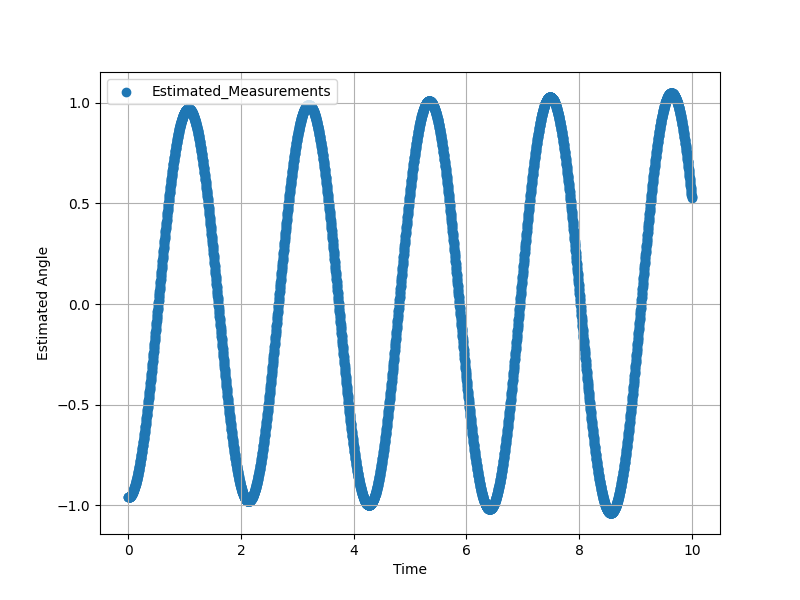

Recreate this plot in Python.
import numpy as np
import matplotlib.pyplot as plt
import math
tscale, x = np.load('groundtruth.npy')
tscale_measurement, y = np.load('measurements2.npy')
print(np.size(tscale))

lambda_p = 0.1
lambda_m = 0.3
delta_t = 0.002
g = 9.8
Q = lambda_p**2*np.array([[delta_t**3/3,delta_t**2/2],[delta_t**2/2,delta_t]])
G = np.array([0,delta_t])
R = lambda_m**2
A = G@Q@np.transpose(G)

s=np.arcsin(y[0])+np.arcsin(y[1])+np.arcsin(y[2])+np.arcsin(y[3])+np.arcsin(y[5])+np.arcsin(y[6])+np.arcsin(y[8])+np.arcsin(y[9])+np.arcsin(y[10])+np.arcsin(y[11])

print(s/10)

Num=len(tscale_measurement)
Kalman_Estimation=np.zeros((2,1,Num))
print(np.size(Kalman_Estimation))
Kalman_Prediction=np.zeros((2,1,Num))
Kalman_Estimation[0,:,0]=-0.96
Kalman_P=np.zeros((2,2,Num))
Kalman_Pprediction=np.zeros((2,2,Num))
Kalman_K=np.zeros((2,1,Num))



for t in np.arange(0,Num-1):
    # Prediction
    Kalman_Prediction[0,0,t] = Kalman_Estimation[0,0,t]+Kalman_Estimation[1,0,t]*delta_t
    Kalman_Prediction[1,0,t] = Kalman_Estimation[1,0,t]-g*delta_t*math.sin(Kalman_Estimation[0,0,t])
    # Construct F Matrix
    F = np.array([[1,delta_t],[-g*delta_t*math.cos(Kalman_Estimation[0,0,t]),1]])
    Kalman_Pprediction[:,:,t] = F@Kalman_P[:,:,t]@np.transpose(F)+A
    # Construc H Matrix 
    H = np.array([math.cos(Kalman_Prediction[0,0,t]),0])
    Kalman_K[:,0,t] = Kalman_Pprediction[:,0,t]@np.transpose(H)*(1/(H@Kalman_Pprediction[:,:,t]@np.transpose(H)+R))
    # Correction
    Kalman_Estimation[:,:,t+1] = Kalman_Prediction[:,:,t]+Kalman_K[:,:,t]*(y[t+1]-math.sin(Kalman_Prediction[0,0,t]))
    Kalman_P[:,:,t+1] = (np.identity(2)-Kalman_K[:,0,t]@H)@Kalman_Pprediction[:,:,t]

plt.figure(figsize=(8,6))
plt.scatter(tscale,x,label='Ground_Measurements')
plt.show()

plt.figure(figsize=(8,6))
plt.scatter(tscale_measurement,Kalman_Estimation[0,0,:],label='Estimated_Measurements')
plt.legend(fontsize=10)
plt.xlabel('Time');plt.ylabel('Estimated Angle')
plt.grid(True)
plt.show()

print(len(x))
print(len(Kalman_Estimation))
#Calculate rms
rms = 0
for t in np.arange(0,Num):
    rms = rms + (Kalman_Estimation[0,0,t]-x[2*t])**2

print(rms)
